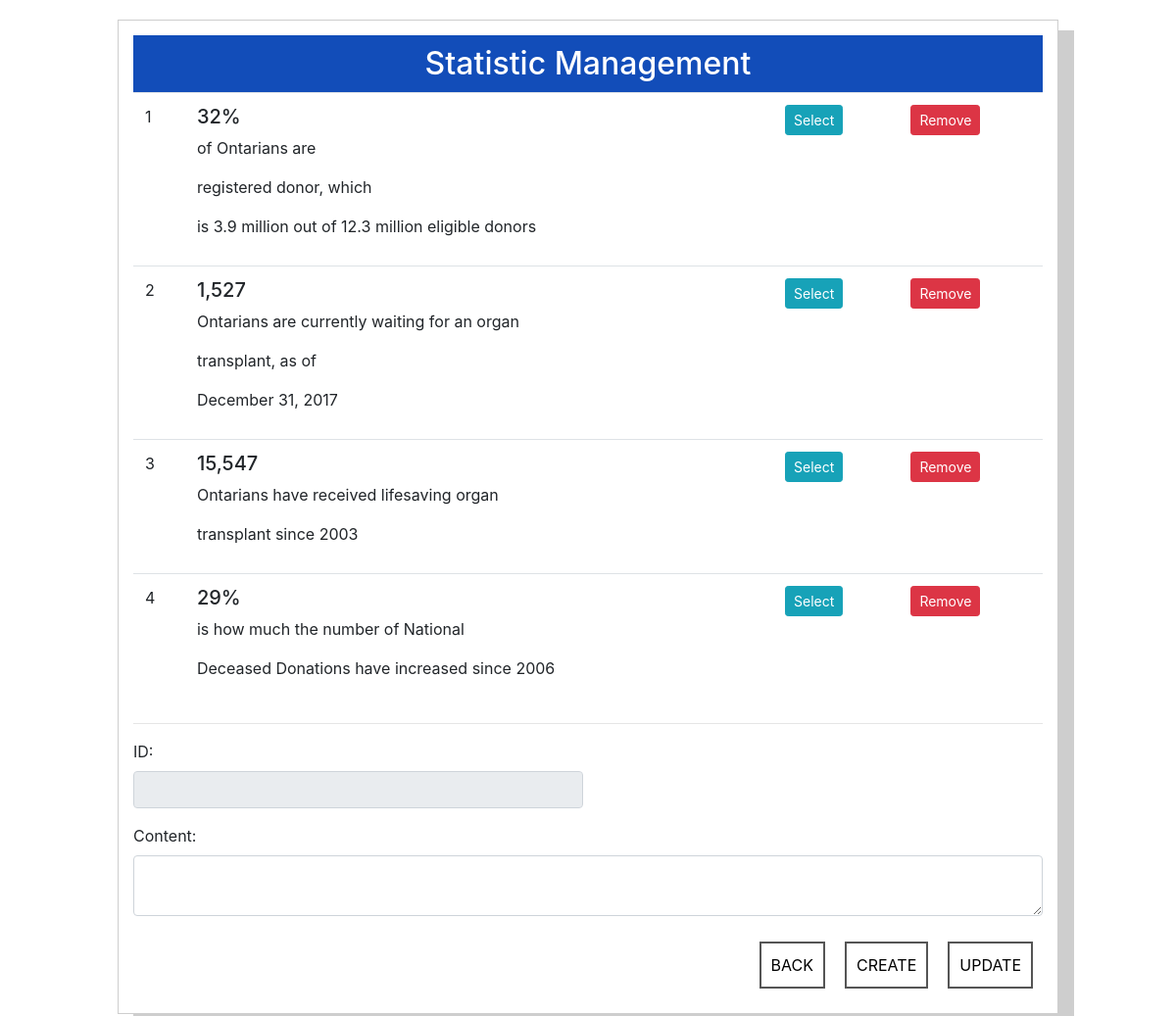
Before: /admin/cms_statistic.php (signed in) with the older database file.
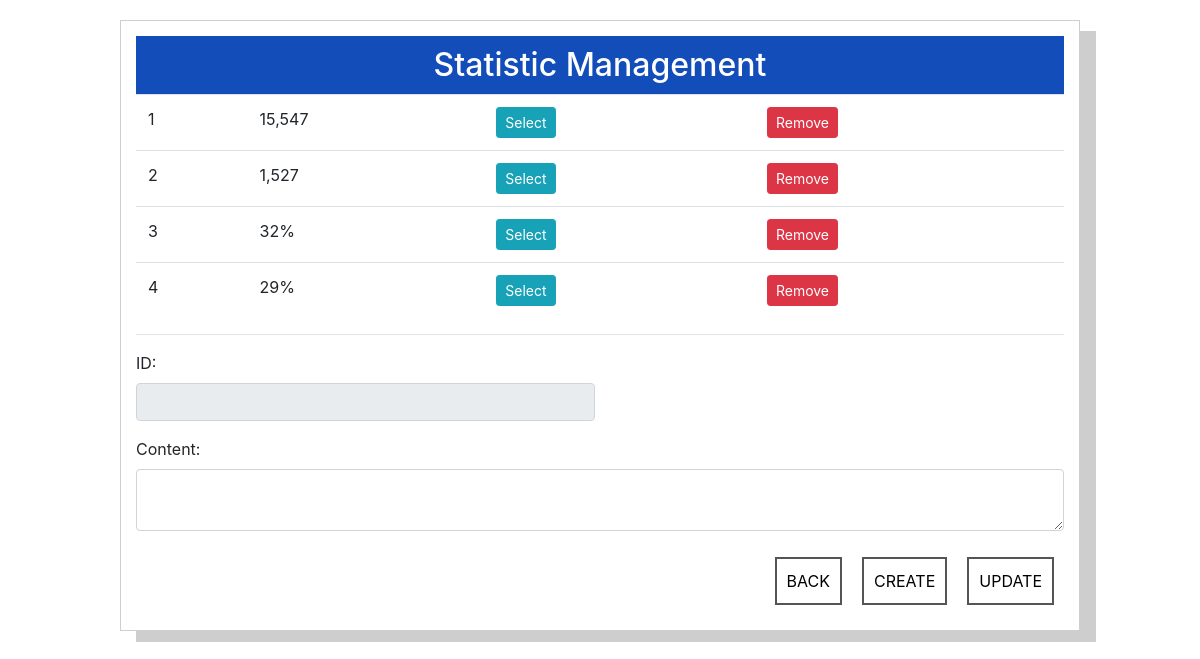
After: the same page with the newer database file.
### tables this page shows
CREATE TABLE `statistics` (
  `statistic_id` int(11) NOT NULL AUTO_INCREMENT,
  `statistic_desc` varchar(650) DEFAULT NULL,
  PRIMARY KEY (`statistic_id`)
);

### admin/cms_statistic.php (the view, shortened to what this page needs)
<?php
require("connection.php");
$fetch_statistic = "SELECT * FROM statistics";
$statistics      = mysqli_query($link, $fetch_statistic);
if ($statistics) {
    $statistic_table = "<table class='table table-sm><thead><tr><th>Id</th><th>Content</th><th></th><th></th></tr><thead><tbody>'";
    while ($row = mysqli_fetch_array($statistics)) {
        $statistic_table .= "<tr><td>" . $row["statistic_id"] .
                            "</td><td>" . $row["statistic_desc"] .
                            "</td><td><a class='btn btn-sm btn-info selectStatistic' href='#' id='" . $row["statistic_id"] . "'>Select</a>" .
                            "</td><td><a class='btn btn-sm btn-danger' href='caller.php?caller_id=deleteStatistic&id=" . $row["statistic_id"] . "'>Remove</a></td></tr>";
    }
    $statistic_table .= "</tbody></table>";
}
?>
<!DOCTYPE HTML>
<html>
<head>
<link rel="stylesheet" href="../css/bootstrap.css">
<link rel="stylesheet" href="../css/font-awesome.min.css">
<link rel="stylesheet" href="../css/cms.css">
</head>
<body>
<div class="cmsPanel">
    <h2>Statistic Management</h2>
    <?php if (!empty($statistic_table))
        echo $statistic_table; ?>
    <hr>
    <form action="cms_statistic.php" method="post">
        <div class="form-row">
            <div class="form-group col-md-6">
                <label for="statisticId">ID:</label>
                <input type="text" class="form-control" name="id" id="statisticId" readonly />
            </div>
        </div>
        <div class="form-row">
            <div class="form-group col-md-12">
                <label for="statisticContent">Content:</label>
                <textarea class="form-control" name="content" id="statisticContent"></textarea>
            </div>
        </div>
        <input type="submit" name="updateStatistic" value="UPDATE">
        <input type="submit" name="newStatistic" value="CREATE">
        <a href="cms.php" class="backBtn">BACK</a>
    </form>
</div>
</body>
</html>

### css/cms.css (style rules this page uses)
h2 { text-align: center; padding: 10px 0; background: #124db9; color: #ffffff; margin: 0; }
a, a:hover { color: #ffffff; text-decoration: none; }
input[type=submit], .backBtn { border: 2px solid #555555; padding: 10px; color: #000000; background: #ffffff; float: right; margin: 10px; cursor: pointer; }
.cmsPanel { width: 80%; margin: 20px 10%; background: #ffffff; padding: 15px; border: 1px solid #cecece; box-shadow: 16px 11px 0px #cecece; overflow: auto; }

Changed rows visible on the page:
changed statistics id 1: statistic_desc "32% of Ontarians are registered donor, which is 3.9 million out of 12.3 million eligible donors" → "15,547"
changed statistics id 2: statistic_desc "1,527 Ontarians are currently waiting for an organ transplant, as of December 31, 2017" → "1,527"
changed statistics id 3: statistic_desc "15,547 Ontarians have received lifesaving organ transplant since 2003" → "32%"
changed statistics id 4: statistic_desc "29% is how much the number of National Deceased Donations have increased since 2006" → "29%"
